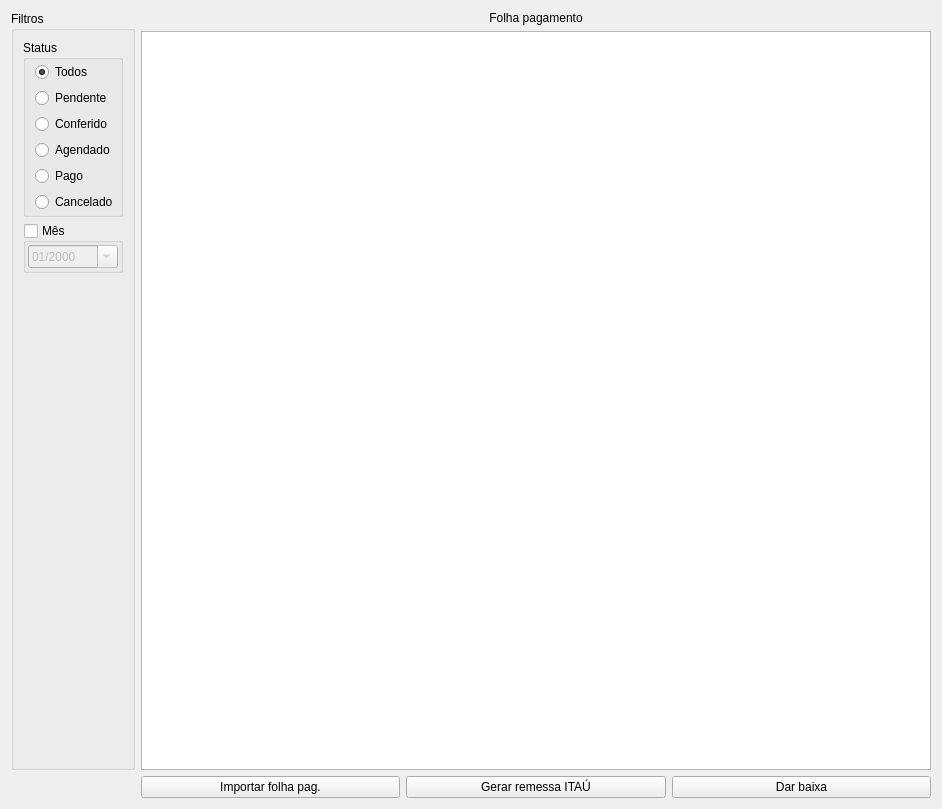
<?xml version="1.0" encoding="UTF-8"?>
<ui version="4.0">
 <class>WidgetRh</class>
 <widget class="QWidget" name="WidgetRh">
  <property name="geometry">
   <rect>
    <x>0</x>
    <y>0</y>
    <width>942</width>
    <height>809</height>
   </rect>
  </property>
  <property name="windowTitle">
   <string>Form</string>
  </property>
  <layout class="QGridLayout" name="gridLayout">
   <item row="0" column="0">
    <widget class="QGroupBox" name="groupBox">
     <property name="title">
      <string>Filtros</string>
     </property>
     <layout class="QGridLayout" name="gridLayout_2">
      <item row="1" column="0">
       <widget class="QGroupBox" name="groupBoxData">
        <property name="enabled">
         <bool>true</bool>
        </property>
        <property name="title">
         <string>Mês</string>
        </property>
        <property name="checkable">
         <bool>true</bool>
        </property>
        <property name="checked">
         <bool>false</bool>
        </property>
        <layout class="QGridLayout" name="gridLayout_8">
         <property name="leftMargin">
          <number>2</number>
         </property>
         <property name="topMargin">
          <number>2</number>
         </property>
         <property name="rightMargin">
          <number>2</number>
         </property>
         <property name="bottomMargin">
          <number>2</number>
         </property>
         <item row="0" column="0">
          <widget class="QDateEdit" name="dateEdit">
           <property name="enabled">
            <bool>false</bool>
           </property>
           <property name="displayFormat">
            <string>MM/yyyy</string>
           </property>
           <property name="calendarPopup">
            <bool>true</bool>
           </property>
          </widget>
         </item>
        </layout>
       </widget>
      </item>
      <item row="0" column="0">
       <widget class="QGroupBox" name="groupBoxStatus">
        <property name="title">
         <string>Status</string>
        </property>
        <layout class="QVBoxLayout" name="verticalLayout_2">
         <property name="topMargin">
          <number>2</number>
         </property>
         <property name="rightMargin">
          <number>2</number>
         </property>
         <property name="bottomMargin">
          <number>2</number>
         </property>
         <item>
          <widget class="QRadioButton" name="radioButtonTodos">
           <property name="enabled">
            <bool>true</bool>
           </property>
           <property name="text">
            <string>Todos</string>
           </property>
           <property name="checked">
            <bool>true</bool>
           </property>
          </widget>
         </item>
         <item>
          <widget class="QRadioButton" name="radioButtonPendente">
           <property name="enabled">
            <bool>true</bool>
           </property>
           <property name="text">
            <string>Pendente</string>
           </property>
          </widget>
         </item>
         <item>
          <widget class="QRadioButton" name="radioButtonConferido">
           <property name="enabled">
            <bool>true</bool>
           </property>
           <property name="text">
            <string>Conferido</string>
           </property>
          </widget>
         </item>
         <item>
          <widget class="QRadioButton" name="radioButtonAgendado">
           <property name="enabled">
            <bool>true</bool>
           </property>
           <property name="text">
            <string>Agendado</string>
           </property>
          </widget>
         </item>
         <item>
          <widget class="QRadioButton" name="radioButtonPago">
           <property name="enabled">
            <bool>true</bool>
           </property>
           <property name="text">
            <string>Pago</string>
           </property>
          </widget>
         </item>
         <item>
          <widget class="QRadioButton" name="radioButtonCancelado">
           <property name="enabled">
            <bool>true</bool>
           </property>
           <property name="text">
            <string>Cancelado</string>
           </property>
          </widget>
         </item>
        </layout>
       </widget>
      </item>
      <item row="2" column="0">
       <spacer name="verticalSpacer">
        <property name="orientation">
         <enum>Qt::Vertical</enum>
        </property>
        <property name="sizeHint" stdset="0">
         <size>
          <width>20</width>
          <height>40</height>
         </size>
        </property>
       </spacer>
      </item>
     </layout>
    </widget>
   </item>
   <item row="0" column="1">
    <layout class="QVBoxLayout" name="verticalLayout">
     <item>
      <widget class="QLabel" name="label">
       <property name="text">
        <string>Folha pagamento</string>
       </property>
       <property name="alignment">
        <set>Qt::AlignCenter</set>
       </property>
      </widget>
     </item>
     <item>
      <widget class="TableView" name="table">
       <property name="sortingEnabled">
        <bool>true</bool>
       </property>
      </widget>
     </item>
    </layout>
   </item>
   <item row="1" column="1">
    <layout class="QHBoxLayout" name="horizontalLayout">
     <item>
      <widget class="QPushButton" name="pushButtonImportarFolhaPag">
       <property name="text">
        <string>Importar folha pag.</string>
       </property>
      </widget>
     </item>
     <item>
      <widget class="QPushButton" name="pushButtonRemessaItau">
       <property name="text">
        <string>Gerar remessa ITAÚ</string>
       </property>
      </widget>
     </item>
     <item>
      <widget class="QPushButton" name="pushButtonDarBaixa">
       <property name="text">
        <string>Dar baixa</string>
       </property>
      </widget>
     </item>
    </layout>
   </item>
  </layout>
 </widget>
 <customwidgets>
  <customwidget>
   <class>TableView</class>
   <extends>QTableView</extends>
   <header>src/tableview.h</header>
  </customwidget>
 </customwidgets>
 <tabstops>
  <tabstop>pushButtonImportarFolhaPag</tabstop>
  <tabstop>table</tabstop>
 </tabstops>
 <resources/>
 <connections/>
</ui>
